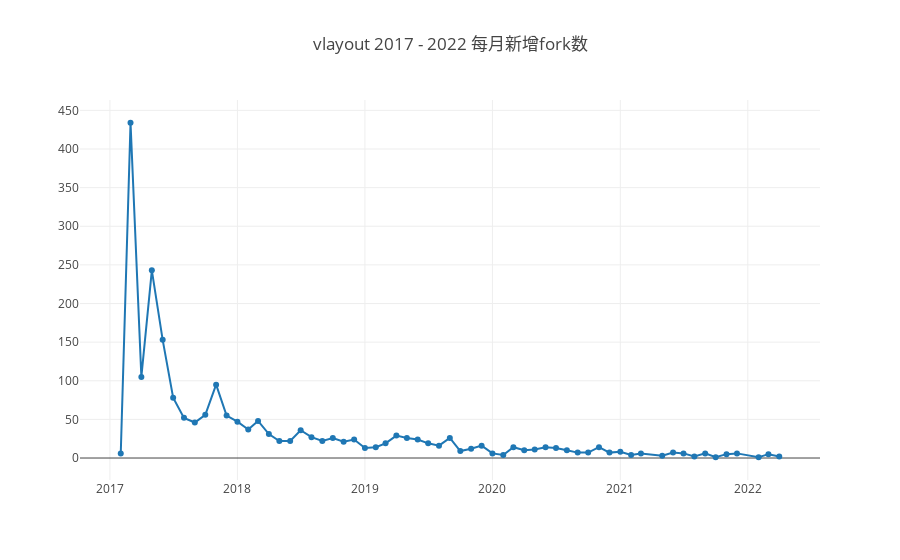

The notebook cell this image was saved under:
### Markdown cell above
### 1.2 每月新的fork数

### Code cell
var startYear = 2017, endYear = 2022;
var years = [];
for (var y = startYear; y <= endYear; y++) years.push(y);
Promise.all(
    years.map(year => { return openDigger.driver.clickhouse.query(`
    select formatDateTime(created_at, '%Y-%m') as m, count(*) as cnt
    from github_log.year${year} 
    where repo_name = 'alibaba/vlayout'
    and type='ForkEvent'
    group by formatDateTime(created_at, '%Y-%m')
    order by formatDateTime(created_at, '%Y-%m')
    `)})
).then(
    data => {
    // console.log(data);
    data1 = data.reduce(function (a, b) { return a.concat(b)} );
    console.log(data1)
    openDigger.render.plotly([
        {y: data1.map(d => d.cnt), x: data1.map(d => d.m), mode: 'lines+markers', name: 'activity'}
    ], {title: `vlayout ${startYear} - ${endYear} 每月新增fork数`});  
})

### Figure 1 — Plotly figure (JSON) as saved in the notebook; plotly's stock layout.template omitted (floating-point values rounded to 4 significant figures)
{"data": [{"mode": "lines+markers", "name": "activity", "x": ["2017-02", "2017-03", "2017-04", "2017-05", "2017-06", "2017-07", "2017-08", "2017-09", "2017-10", "2017-11", "2017-12", "2018-01", "2018-02", "2018-03", "2018-04", "2018-05", "2018-06", "2018-07", "2018-08", "2018-09", "2018-10", "2018-11", "2018-12", "2019-01", "2019-02", "2019-03", "2019-04", "2019-05", "2019-06", "2019-07", "2019-08", "2019-09", "2019-10", "2019-11", "2019-12", "2020-01", "2020-02", "2020-03", "2020-04", "2020-05", "2020-06", "2020-07", "2020-08", "2020-09", "2020-10", "2020-11", "2020-12", "2021-01", "2021-02", "2021-03", "2021-05", "2021-06", "2021-07", "2021-08", "2021-09", "2021-10", "2021-11", "2021-12", "2022-02", "2022-03", "2022-04"], "y": ["6", "434", "105", "243", "153", "78", "52", "46", "56", "95", "55", "47", "37", "48", "31", "22", "22", "36", "27", "22", "26", "21", "24", "13", "14", "19", "29", "26", "24", "19", "16", "26", "9", "12", "16", "6", "4", "14", "10", "11", "14", "13", "10", "7", "7", "14", "7", "8", "4", "6", "3", "7", "6", "2", "6", "1", "5", "6", "1", "5", "2"]}], "layout": {"autosize": true, "title": {"text": "vlayout 2017 - 2022 每月新增fork数"}, "xaxis": {"autorange": true, "range": ["2016-10-09 19:25:16.8174", "2022-07-24 04:34:43.1826"], "type": "date"}, "yaxis": {"autorange": true, "range": [-34.73, 469.7], "type": "linear"}}}
